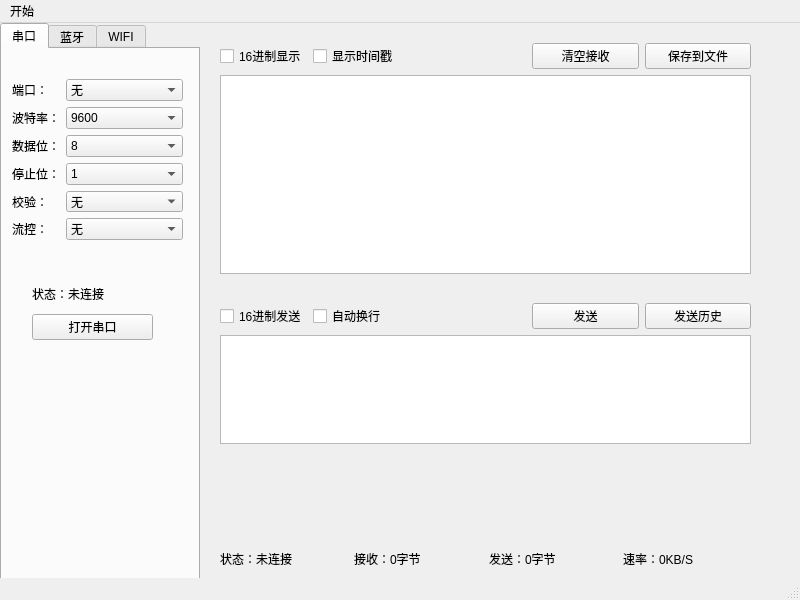
<?xml version="1.0" encoding="UTF-8"?>
<ui version="4.0">
 <class>MainWindow</class>
 <widget class="QMainWindow" name="MainWindow">
  <property name="geometry">
   <rect>
    <x>0</x>
    <y>0</y>
    <width>800</width>
    <height>600</height>
   </rect>
  </property>
  <property name="windowTitle">
   <string>MainWindow</string>
  </property>
  <widget class="QWidget" name="centralwidget">
   <widget class="QTabWidget" name="tabWidget">
    <property name="geometry">
     <rect>
      <x>0</x>
      <y>0</y>
      <width>200</width>
      <height>600</height>
     </rect>
    </property>
    <property name="currentIndex">
     <number>0</number>
    </property>
    <widget class="QWidget" name="tab_1">
     <attribute name="title">
      <string>串口</string>
     </attribute>
     <widget class="QWidget" name="formLayoutWidget">
      <property name="geometry">
       <rect>
        <x>10</x>
        <y>30</y>
        <width>171</width>
        <height>161</height>
       </rect>
      </property>
      <layout class="QFormLayout" name="formLayout">
       <item row="0" column="0">
        <widget class="QLabel" name="Label">
         <property name="text">
          <string>端口：</string>
         </property>
        </widget>
       </item>
       <item row="0" column="1">
        <widget class="QComboBox" name="PortBox">
         <item>
          <property name="text">
           <string>无</string>
          </property>
         </item>
        </widget>
       </item>
       <item row="1" column="0">
        <widget class="QLabel" name="Label_2">
         <property name="text">
          <string>波特率：</string>
         </property>
        </widget>
       </item>
       <item row="1" column="1">
        <widget class="QComboBox" name="BoderateBox">
         <item>
          <property name="text">
           <string>9600</string>
          </property>
         </item>
         <item>
          <property name="text">
           <string>19200</string>
          </property>
         </item>
         <item>
          <property name="text">
           <string>38400</string>
          </property>
         </item>
         <item>
          <property name="text">
           <string>57600</string>
          </property>
         </item>
         <item>
          <property name="text">
           <string>115200</string>
          </property>
         </item>
        </widget>
       </item>
       <item row="2" column="0">
        <widget class="QLabel" name="Label_3">
         <property name="text">
          <string>数据位：</string>
         </property>
        </widget>
       </item>
       <item row="2" column="1">
        <widget class="QComboBox" name="DataBitBox">
         <item>
          <property name="text">
           <string>8</string>
          </property>
         </item>
         <item>
          <property name="text">
           <string>7</string>
          </property>
         </item>
         <item>
          <property name="text">
           <string>6</string>
          </property>
         </item>
         <item>
          <property name="text">
           <string notr="true">5</string>
          </property>
         </item>
        </widget>
       </item>
       <item row="3" column="0">
        <widget class="QLabel" name="Label_4">
         <property name="text">
          <string>停止位：</string>
         </property>
        </widget>
       </item>
       <item row="3" column="1">
        <widget class="QComboBox" name="StopBitBox">
         <item>
          <property name="text">
           <string>1</string>
          </property>
         </item>
         <item>
          <property name="text">
           <string>1.5</string>
          </property>
         </item>
         <item>
          <property name="text">
           <string>2</string>
          </property>
         </item>
        </widget>
       </item>
       <item row="4" column="0">
        <widget class="QLabel" name="Label_5">
         <property name="text">
          <string>校验：</string>
         </property>
        </widget>
       </item>
       <item row="4" column="1">
        <widget class="QComboBox" name="CheckBox">
         <item>
          <property name="text">
           <string>无</string>
          </property>
         </item>
         <item>
          <property name="text">
           <string>奇校验</string>
          </property>
         </item>
         <item>
          <property name="text">
           <string>偶校验</string>
          </property>
         </item>
        </widget>
       </item>
       <item row="5" column="0">
        <widget class="QLabel" name="Label_6">
         <property name="text">
          <string>流控：</string>
         </property>
        </widget>
       </item>
       <item row="5" column="1">
        <widget class="QComboBox" name="FlowControlBox">
         <item>
          <property name="text">
           <string>无</string>
          </property>
         </item>
         <item>
          <property name="text">
           <string>硬件</string>
          </property>
         </item>
         <item>
          <property name="text">
           <string>软件</string>
          </property>
         </item>
        </widget>
       </item>
      </layout>
     </widget>
     <widget class="QWidget" name="verticalLayoutWidget">
      <property name="geometry">
       <rect>
        <x>30</x>
        <y>230</y>
        <width>121</width>
        <height>61</height>
       </rect>
      </property>
      <layout class="QVBoxLayout" name="verticalLayout">
       <item>
        <widget class="QLabel" name="label">
         <property name="text">
          <string>状态：未连接</string>
         </property>
        </widget>
       </item>
       <item>
        <widget class="QPushButton" name="ConnectButton">
         <property name="text">
          <string>打开串口</string>
         </property>
        </widget>
       </item>
      </layout>
     </widget>
    </widget>
    <widget class="QWidget" name="tab">
     <attribute name="title">
      <string>蓝牙</string>
     </attribute>
    </widget>
    <widget class="QWidget" name="tab_2">
     <attribute name="title">
      <string>WIFI</string>
     </attribute>
    </widget>
   </widget>
   <widget class="QWidget" name="verticalLayoutWidget_2">
    <property name="geometry">
     <rect>
      <x>220</x>
      <y>20</y>
      <width>531</width>
      <height>231</height>
     </rect>
    </property>
    <layout class="QVBoxLayout" name="verticalLayout_2">
     <item>
      <layout class="QHBoxLayout" name="horizontalLayout_2" stretch="0,20,10,10">
       <item>
        <widget class="QCheckBox" name="checkBox_rechex">
         <property name="text">
          <string>16进制显示</string>
         </property>
        </widget>
       </item>
       <item>
        <widget class="QCheckBox" name="checkBox_timestamp">
         <property name="text">
          <string>显示时间戳</string>
         </property>
        </widget>
       </item>
       <item>
        <widget class="QPushButton" name="clearRecButton">
         <property name="text">
          <string>清空接收</string>
         </property>
        </widget>
       </item>
       <item>
        <widget class="QPushButton" name="saveFileButton">
         <property name="text">
          <string>保存到文件</string>
         </property>
        </widget>
       </item>
      </layout>
     </item>
     <item>
      <widget class="QTextEdit" name="textEdit"/>
     </item>
    </layout>
   </widget>
   <widget class="QWidget" name="verticalLayoutWidget_3">
    <property name="geometry">
     <rect>
      <x>220</x>
      <y>280</y>
      <width>531</width>
      <height>141</height>
     </rect>
    </property>
    <layout class="QVBoxLayout" name="verticalLayout_3">
     <item>
      <layout class="QHBoxLayout" name="horizontalLayout_3" stretch="0,20,10,10">
       <item>
        <widget class="QCheckBox" name="checkBox_sendhex">
         <property name="text">
          <string>16进制发送</string>
         </property>
        </widget>
       </item>
       <item>
        <widget class="QCheckBox" name="checkBox_autoNewline">
         <property name="text">
          <string>自动换行</string>
         </property>
        </widget>
       </item>
       <item>
        <widget class="QPushButton" name="pushButton_4">
         <property name="text">
          <string>发送</string>
         </property>
        </widget>
       </item>
       <item>
        <widget class="QPushButton" name="pushButton_3">
         <property name="text">
          <string>发送历史</string>
         </property>
        </widget>
       </item>
      </layout>
     </item>
     <item>
      <widget class="QTextEdit" name="textEdit_2"/>
     </item>
    </layout>
   </widget>
   <widget class="QWidget" name="horizontalLayoutWidget_3">
    <property name="geometry">
     <rect>
      <x>220</x>
      <y>520</y>
      <width>531</width>
      <height>31</height>
     </rect>
    </property>
    <layout class="QHBoxLayout" name="horizontalLayout_4">
     <item>
      <widget class="QLabel" name="MainconnectLabel">
       <property name="text">
        <string>状态：未连接</string>
       </property>
      </widget>
     </item>
     <item>
      <widget class="QLabel" name="ReceiveByteLabel">
       <property name="text">
        <string>接收：0字节</string>
       </property>
      </widget>
     </item>
     <item>
      <widget class="QLabel" name="SendByteLabel">
       <property name="text">
        <string>发送：0字节</string>
       </property>
      </widget>
     </item>
     <item>
      <widget class="QLabel" name="SpeedLabel">
       <property name="text">
        <string>速率：0KB/S</string>
       </property>
      </widget>
     </item>
    </layout>
   </widget>
  </widget>
  <widget class="QMenuBar" name="menubar">
   <property name="geometry">
    <rect>
     <x>0</x>
     <y>0</y>
     <width>800</width>
     <height>21</height>
    </rect>
   </property>
   <widget class="QMenu" name="menu">
    <property name="title">
     <string>开始</string>
    </property>
   </widget>
   <addaction name="menu"/>
  </widget>
  <widget class="QStatusBar" name="statusbar"/>
 </widget>
 <resources/>
 <connections/>
</ui>
